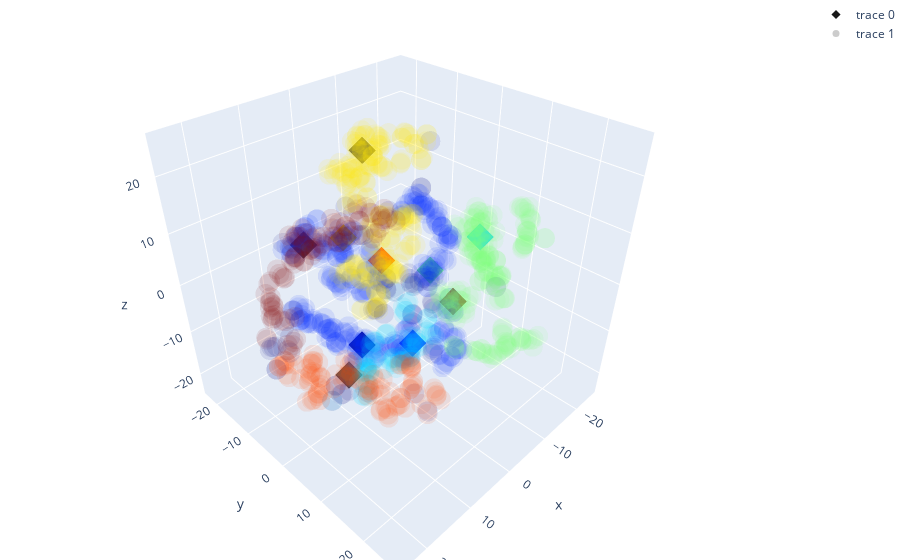

This figure's notebook cell:
### Code cell
# DBSCAN clustering

from sklearn.cluster import DBSCAN
from sklearn import metrics

distances = []
for i in range(len(standardVectors)):
    distancesCluster = []
    for j in range(forward_expansion-1):
        for k in range(j+1, forward_expansion):
            #distance = np.linalg.norm(vectorsTSNE[types==1,:][i*forward_expansion+j] - vectorsTSNE[types==1,:][i*forward_expansion+k])
            #distance = np.linalg.norm(actualVectors[i*forward_expansion+j] - actualVectors[i*forward_expansion+k])
            distance = cosine(actualVectors[i*forward_expansion+j], actualVectors[i*forward_expansion+k])
            distancesCluster.append(distance)
    distances.append(distancesCluster)

print("mean max distance per cluster: ", np.mean(np.max(distances, axis=1)))
print("mean mean distance per cluster: ", np.mean(np.mean(distances, axis=1)))
    

# Compute DBSCAN
# Q: what is eps
# A: The maximum distance between two samples for one to be considered as in the neighborhood of the other.
# Q: can i use the mean distance per cluster as eps?
# A: yes, but it is better to use the mean max distance per cluster
# Q: what is min_samples, eli5?


db = DBSCAN(eps=0.32, min_samples=forward_expansion//2, metric=cosine).fit(actualVectors)

labels_DBSCAN = db.labels_
print("num clusters found: ", len(set(labels_DBSCAN)))
print("biggest cluster: ", max(labels_DBSCAN, key=list(labels_DBSCAN).count), " num elements: ", list(labels_DBSCAN).count(max(labels_DBSCAN, key=list(labels_DBSCAN).count)))

# Create a color map that maps each unique label to a color
unique_labels = np.unique(labels_DBSCAN)
print("unique_labels: ", len(unique_labels), "standard vectors len", len(standardVectors))
colors = plt.cm.jet(np.linspace(0, 1, len(unique_labels)))
color_map = dict(zip(unique_labels, colors))

# Use the color map to set the color of the markers
marker_colors = [color_map[label] for label in labels_DBSCAN]
print("marker_colors: ", len(marker_colors))


# Create a trace for each type (centroids data)
traceStandard = go.Scatter3d(
    x=vectorsTSNE[types==0,0],
    y=vectorsTSNE[types==0,1],
    z=vectorsTSNE[types==0,2],
    mode='markers',
    marker=dict(
        size=7,
        color=colors,                # set color to an array/list of desired values
        opacity=0.9,
        symbol='diamond'
    )
)

# Create a trace for each type (centroids data)
traceActual = go.Scatter3d(
    x=vectorsTSNE[types==1,0],
    y=vectorsTSNE[types==1,1],
    z=vectorsTSNE[types==1,2],
    mode='markers',
    marker=dict(
        size=7,
        color=marker_colors,                # set color to an array/list of desired values
        opacity=0.1,
        symbol='circle'
    )
)

# Plot
data = [traceStandard, traceActual]

layout = go.Layout(
    margin=dict(
        l=0,
        r=0,
        b=0,
        t=0
    )
)

fig = go.Figure(data=data, layout=layout)
fig.show()

### Figure 1 — Plotly figure (JSON) as saved in the notebook; plotly's stock layout.template omitted (floating-point values rounded to 4 significant figures; data arrays with more than 128 entries replaced by an {"elided": "..."} marker saying what was removed)
{"data": [{"marker": {"color": [[0, 0, 0.5, 1], [0, 0.1588, 1, 1], [0, 0.8333, 1, 1], [0.4902, 1, 0.4775, 1], [1, 0.9012, 0, 1], [1, 0.2767, 0, 1], [0.5, 0, 0, 1]], "opacity": 0.9, "size": 7, "symbol": "diamond"}, "mode": "markers", "type": "scatter3d", "x": [0.8611, 8.257, -9.617, -13.53, -5.439, 1.652, -6.939, 12.68, 14.54, -3.0], "y": [-7.452, 12.76, 10.32, -3.682, -18.86, -0.8169, 7.695, 2.624, -3.922, -9.909], "z": [-17.97, -0.8089, 9.12, -6.001, -1.948, 4.674, -3.785, -11.13, 12.03, 19.68]}, {"marker": {"color": {"elided": "1000x4 float values"}, "opacity": 0.1, "size": 7, "symbol": "circle"}, "mode": "markers", "type": "scatter3d", "x": {"elided": "1000 float values"}, "y": {"elided": "1000 float values"}, "z": {"elided": "1000 float values"}}], "layout": {"margin": {"b": 0, "l": 0, "r": 0, "t": 0}}}
